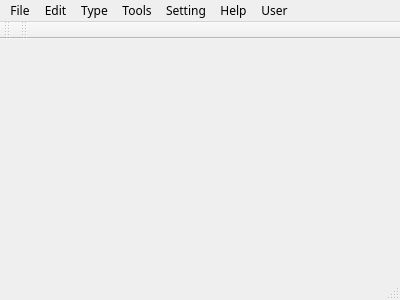
<?xml version="1.0" encoding="UTF-8"?>
<ui version="4.0">
 <class>Notepad</class>
 <widget class="QMainWindow" name="Notepad">
  <property name="geometry">
   <rect>
    <x>0</x>
    <y>0</y>
    <width>400</width>
    <height>300</height>
   </rect>
  </property>
  <property name="font">
   <font>
    <family>Microsoft YaHei</family>
   </font>
  </property>
  <property name="windowTitle">
   <string>Notepad</string>
  </property>
  <property name="windowIcon">
   <iconset resource="resources.qrc">
    <normaloff>:/images/favicon.ico</normaloff>:/images/favicon.ico</iconset>
  </property>
  <widget class="QWidget" name="centralWidget">
   <layout class="QGridLayout" name="gridLayout"/>
  </widget>
  <widget class="QMenuBar" name="menuBar">
   <property name="geometry">
    <rect>
     <x>0</x>
     <y>0</y>
     <width>400</width>
     <height>26</height>
    </rect>
   </property>
   <widget class="QMenu" name="menuFile">
    <property name="title">
     <string>File</string>
    </property>
    <addaction name="actionNew"/>
    <addaction name="actionOpen"/>
    <addaction name="actionSave"/>
    <addaction name="actionSave_as"/>
    <addaction name="separator"/>
    <addaction name="actionPrint"/>
    <addaction name="separator"/>
    <addaction name="actionExit"/>
   </widget>
   <widget class="QMenu" name="menuType">
    <property name="title">
     <string>Type</string>
    </property>
    <addaction name="actionFont"/>
   </widget>
   <widget class="QMenu" name="menu">
    <property name="title">
     <string>Edit</string>
    </property>
    <addaction name="actionUndo"/>
    <addaction name="separator"/>
    <addaction name="actionCut"/>
    <addaction name="actionCopy"/>
    <addaction name="actionPaste"/>
    <addaction name="actionDelete"/>
    <addaction name="separator"/>
    <addaction name="actionFind"/>
    <addaction name="actionReplace"/>
   </widget>
   <widget class="QMenu" name="menuTools">
    <property name="title">
     <string>Tools</string>
    </property>
    <widget class="QMenu" name="menuEncode_Decode">
     <property name="title">
      <string>Encode/Decode</string>
     </property>
     <addaction name="actionBase64_Encode"/>
     <addaction name="actionBase64_Decode"/>
     <addaction name="separator"/>
     <addaction name="actionURL_Encode"/>
     <addaction name="actionURL_Decode"/>
    </widget>
    <widget class="QMenu" name="menuCase">
     <property name="geometry">
      <rect>
       <x>611</x>
       <y>149</y>
       <width>191</width>
       <height>150</height>
      </rect>
     </property>
     <property name="title">
      <string>Case</string>
     </property>
     <property name="icon">
      <iconset resource="resources.qrc">
       <normaloff>:/images/images/case.png</normaloff>:/images/images/case.png</iconset>
     </property>
     <addaction name="actionConvert_to_Upper"/>
     <addaction name="actionConver_to_Lower"/>
     <addaction name="actionFirst_Letter_Upper"/>
     <addaction name="actionConvert_UL"/>
    </widget>
    <widget class="QMenu" name="menuEntryption">
     <property name="title">
      <string>Entryption</string>
     </property>
     <property name="icon">
      <iconset resource="resources.qrc">
       <normaloff>:/images/images/encryption.png</normaloff>:/images/images/encryption.png</iconset>
     </property>
     <addaction name="actionEntrypt_File"/>
     <addaction name="actionDecrypt_File"/>
    </widget>
    <addaction name="actionMD5"/>
    <addaction name="menuEncode_Decode"/>
    <addaction name="menuCase"/>
    <addaction name="menuEntryption"/>
    <addaction name="actionJSON"/>
   </widget>
   <widget class="QMenu" name="menuSetting">
    <property name="title">
     <string>Setting</string>
    </property>
    <addaction name="actionOptions"/>
   </widget>
   <widget class="QMenu" name="menuHelp">
    <property name="title">
     <string>Help</string>
    </property>
    <addaction name="actionUpdate"/>
    <addaction name="actionAbout"/>
    <addaction name="actionBlog"/>
    <addaction name="actionDonate"/>
    <addaction name="actionReboot"/>
    <addaction name="actionStatics"/>
    <addaction name="actionHide"/>
   </widget>
   <widget class="QMenu" name="menuUser">
    <property name="title">
     <string>User</string>
    </property>
    <addaction name="actionInfo"/>
    <addaction name="separator"/>
    <addaction name="actionLoginout"/>
   </widget>
   <addaction name="menuFile"/>
   <addaction name="menu"/>
   <addaction name="menuType"/>
   <addaction name="menuTools"/>
   <addaction name="menuSetting"/>
   <addaction name="menuHelp"/>
   <addaction name="menuUser"/>
  </widget>
  <widget class="QToolBar" name="mainToolBar">
   <attribute name="toolBarArea">
    <enum>TopToolBarArea</enum>
   </attribute>
   <attribute name="toolBarBreak">
    <bool>false</bool>
   </attribute>
  </widget>
  <widget class="QStatusBar" name="statusBar"/>
  <widget class="QToolBar" name="toolBar">
   <property name="windowTitle">
    <string>toolBar</string>
   </property>
   <attribute name="toolBarArea">
    <enum>TopToolBarArea</enum>
   </attribute>
   <attribute name="toolBarBreak">
    <bool>false</bool>
   </attribute>
  </widget>
  <action name="actionOpen">
   <property name="icon">
    <iconset resource="resources.qrc">
     <normaloff>:/images/images/open.png</normaloff>:/images/images/open.png</iconset>
   </property>
   <property name="text">
    <string>Open(&amp;O)</string>
   </property>
   <property name="shortcut">
    <string>Ctrl+O</string>
   </property>
  </action>
  <action name="actionSave">
   <property name="icon">
    <iconset resource="resources.qrc">
     <normaloff>:/images/images/save.png</normaloff>:/images/images/save.png</iconset>
   </property>
   <property name="text">
    <string>Save(&amp;S)</string>
   </property>
   <property name="toolTip">
    <string>Save(S)</string>
   </property>
   <property name="shortcut">
    <string>Ctrl+S</string>
   </property>
  </action>
  <action name="actionPrint">
   <property name="icon">
    <iconset resource="resources.qrc">
     <normaloff>:/images/images/print.png</normaloff>:/images/images/print.png</iconset>
   </property>
   <property name="text">
    <string>Print(&amp;P)</string>
   </property>
   <property name="toolTip">
    <string>Print(P)</string>
   </property>
   <property name="shortcut">
    <string>Ctrl+P</string>
   </property>
  </action>
  <action name="actionExit">
   <property name="icon">
    <iconset resource="resources.qrc">
     <normaloff>:/images/images/close.png</normaloff>:/images/images/close.png</iconset>
   </property>
   <property name="text">
    <string>Exit</string>
   </property>
  </action>
  <action name="actionNew">
   <property name="icon">
    <iconset resource="resources.qrc">
     <normaloff>:/images/images/new.png</normaloff>:/images/images/new.png</iconset>
   </property>
   <property name="text">
    <string>New(&amp;N)</string>
   </property>
   <property name="toolTip">
    <string>New(N)</string>
   </property>
   <property name="shortcut">
    <string>Ctrl+N</string>
   </property>
  </action>
  <action name="actionFont">
   <property name="icon">
    <iconset resource="resources.qrc">
     <normaloff>:/images/images/font.png</normaloff>:/images/images/font.png</iconset>
   </property>
   <property name="text">
    <string>Font</string>
   </property>
  </action>
  <action name="actionUndo">
   <property name="icon">
    <iconset resource="resources.qrc">
     <normaloff>:/images/images/undo.png</normaloff>:/images/images/undo.png</iconset>
   </property>
   <property name="text">
    <string>Undo(&amp;U)</string>
   </property>
   <property name="shortcut">
    <string>Ctrl+Z</string>
   </property>
  </action>
  <action name="actionCut">
   <property name="icon">
    <iconset resource="resources.qrc">
     <normaloff>:/images/images/cut.png</normaloff>:/images/images/cut.png</iconset>
   </property>
   <property name="text">
    <string>Cut(&amp;T)</string>
   </property>
   <property name="shortcut">
    <string>Ctrl+X</string>
   </property>
  </action>
  <action name="actionCopy">
   <property name="icon">
    <iconset resource="resources.qrc">
     <normaloff>:/images/images/copy.png</normaloff>:/images/images/copy.png</iconset>
   </property>
   <property name="text">
    <string>Copy(&amp;C)</string>
   </property>
   <property name="shortcut">
    <string>Ctrl+C</string>
   </property>
  </action>
  <action name="actionPaste">
   <property name="icon">
    <iconset resource="resources.qrc">
     <normaloff>:/images/images/paste.png</normaloff>:/images/images/paste.png</iconset>
   </property>
   <property name="text">
    <string>Paste(&amp;P)</string>
   </property>
   <property name="shortcut">
    <string>Ctrl+V</string>
   </property>
  </action>
  <action name="actionDelete">
   <property name="icon">
    <iconset resource="resources.qrc">
     <normaloff>:/images/images/delete.png</normaloff>:/images/images/delete.png</iconset>
   </property>
   <property name="text">
    <string>Delete(&amp;L)</string>
   </property>
   <property name="shortcut">
    <string>Del</string>
   </property>
  </action>
  <action name="actionFind">
   <property name="icon">
    <iconset resource="resources.qrc">
     <normaloff>:/images/images/find.png</normaloff>:/images/images/find.png</iconset>
   </property>
   <property name="text">
    <string>Find(&amp;F)</string>
   </property>
   <property name="shortcut">
    <string>Ctrl+F</string>
   </property>
  </action>
  <action name="actionReplace">
   <property name="icon">
    <iconset resource="resources.qrc">
     <normaloff>:/images/images/replace.png</normaloff>:/images/images/replace.png</iconset>
   </property>
   <property name="text">
    <string>Replace(&amp;R)</string>
   </property>
   <property name="shortcut">
    <string>Ctrl+H</string>
   </property>
  </action>
  <action name="actionSave_as">
   <property name="icon">
    <iconset resource="resources.qrc">
     <normaloff>:/images/images/save-as.png</normaloff>:/images/images/save-as.png</iconset>
   </property>
   <property name="text">
    <string>Save as(&amp;A)</string>
   </property>
  </action>
  <action name="actionMD5">
   <property name="text">
    <string>MD5</string>
   </property>
  </action>
  <action name="actionUpdate">
   <property name="icon">
    <iconset resource="resources.qrc">
     <normaloff>:/images/images/update.png</normaloff>:/images/images/update.png</iconset>
   </property>
   <property name="text">
    <string>Update</string>
   </property>
  </action>
  <action name="actionAbout">
   <property name="icon">
    <iconset resource="resources.qrc">
     <normaloff>:/images/images/about.png</normaloff>:/images/images/about.png</iconset>
   </property>
   <property name="text">
    <string>About</string>
   </property>
  </action>
  <action name="actionBlog">
   <property name="icon">
    <iconset resource="resources.qrc">
     <normaloff>:/images/images/blog.png</normaloff>:/images/images/blog.png</iconset>
   </property>
   <property name="text">
    <string>Blog</string>
   </property>
  </action>
  <action name="actionDonate">
   <property name="icon">
    <iconset resource="resources.qrc">
     <normaloff>:/images/images/donate.png</normaloff>:/images/images/donate.png</iconset>
   </property>
   <property name="text">
    <string>Donate</string>
   </property>
  </action>
  <action name="actionBase64_Encode">
   <property name="text">
    <string>Base64 Encode</string>
   </property>
  </action>
  <action name="actionBase64_Decode">
   <property name="text">
    <string>Base64 Decode</string>
   </property>
  </action>
  <action name="actionURL_Encode">
   <property name="text">
    <string>URL Encode</string>
   </property>
  </action>
  <action name="actionURL_Decode">
   <property name="text">
    <string>URL Decode</string>
   </property>
  </action>
  <action name="actionConvert_to_Upper">
   <property name="text">
    <string>Convert to Upper</string>
   </property>
  </action>
  <action name="actionConver_to_Lower">
   <property name="text">
    <string>Conver to Lower</string>
   </property>
  </action>
  <action name="actionFirst_Letter_Upper">
   <property name="text">
    <string>First Letter Upper</string>
   </property>
  </action>
  <action name="actionConvert_UL">
   <property name="text">
    <string>Convert UL</string>
   </property>
  </action>
  <action name="actionEntrypt_File">
   <property name="text">
    <string>Entrypt File</string>
   </property>
  </action>
  <action name="actionDecrypt_File">
   <property name="text">
    <string>Decrypt File</string>
   </property>
  </action>
  <action name="actionReboot">
   <property name="icon">
    <iconset resource="resources.qrc">
     <normaloff>:/images/images/reboot .png</normaloff>:/images/images/reboot .png</iconset>
   </property>
   <property name="text">
    <string>Reboot</string>
   </property>
  </action>
  <action name="actionLoginout">
   <property name="icon">
    <iconset resource="resources.qrc">
     <normaloff>:/images/images/loginout.png</normaloff>:/images/images/loginout.png</iconset>
   </property>
   <property name="text">
    <string>Loginout</string>
   </property>
  </action>
  <action name="actionInfo">
   <property name="icon">
    <iconset resource="resources.qrc">
     <normaloff>:/images/images/user.png</normaloff>:/images/images/user.png</iconset>
   </property>
   <property name="text">
    <string>Info</string>
   </property>
  </action>
  <action name="actionStatics">
   <property name="icon">
    <iconset resource="resources.qrc">
     <normaloff>:/images/images/statics.png</normaloff>:/images/images/statics.png</iconset>
   </property>
   <property name="text">
    <string>Statics</string>
   </property>
  </action>
  <action name="actionOptions">
   <property name="text">
    <string>Options</string>
   </property>
  </action>
  <action name="actionJSON">
   <property name="icon">
    <iconset resource="resources.qrc">
     <normaloff>:/images/images/json.png</normaloff>:/images/images/json.png</iconset>
   </property>
   <property name="text">
    <string>JSON</string>
   </property>
  </action>
  <action name="actionHide">
   <property name="icon">
    <iconset resource="resources.qrc">
     <normaloff>:/images/images/hide.png</normaloff>:/images/images/hide.png</iconset>
   </property>
   <property name="text">
    <string>Hide</string>
   </property>
  </action>
 </widget>
 <layoutdefault spacing="6" margin="11"/>
 <resources>
  <include location="resources.qrc"/>
 </resources>
 <connections/>
</ui>
